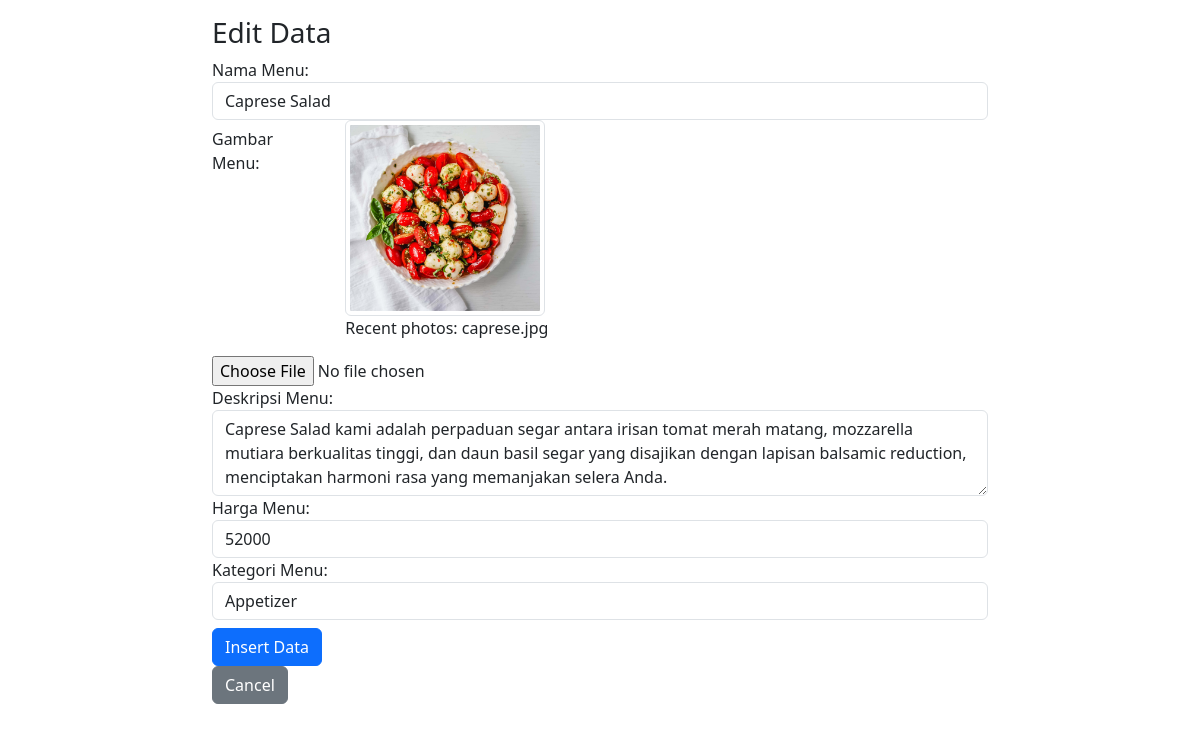
/admin/admin_edit.php?id=17 (signed in), run on the app's committed database.
### tables this page shows
CREATE TABLE `data_makanan` (
  `id_menu` int(11) NOT NULL,
  `nama_menu` varchar(100) NOT NULL,
  `gambar_menu` varchar(255) NOT NULL,
  `deskripsi_menu` text NOT NULL,
  `harga_menu` int(11) NOT NULL,
  `kategori_menu` enum('Appetizer','Beverages','Main Course','Dessert','Side Dish') NOT NULL
);

### admin/admin_edit.php (the view, shortened to what this page needs)
<?php
include('../database/connect.php');
if (isset($_GET['id'])) {
    $id = $_GET['id'];
    $sql = "SELECT * FROM data_makanan WHERE id_menu = $id";
    $result = mysqli_query($conn, $sql);
    $row = mysqli_fetch_assoc($result);
}
?>
<!DOCTYPE html>
<html lang="en">
<head>
    <link href="https://cdn.jsdelivr.net/npm/bootstrap@5.3.2/dist/css/bootstrap.min.css" rel="stylesheet">
</head>
<body>
    <div class="container mt-3 col-8">
        <h3>Edit Data</h3>
        <form action="" method="post" enctype="multipart/form-data">
            <div class="form-group">
                <label for="nama_menu">Nama Menu:</label>
                <input type="text" class="form-control" name="nama_menu" value="<?= $row['nama_menu'] ?>">
            </div>
            <div class="form-group row">
                <label for="foto_menu" class="col-sm-2 col-form-label">Gambar Menu:</label>
                <div class="col-sm-4">
                    <img src="uploads/<?= $row['gambar_menu'] ?>" class="img-thumbnail" alt="Gambar Menu" width="200">
                    <p>Recent photos: <?= $row['gambar_menu'] ?></p>
                </div>
                <input type="file" class="form-control-file" name="foto_menu">
            </div>
            <div class="form-group">
                <label for="deskripsi_menu">Deskripsi Menu:</label>
                <textarea class="form-control" name="deskripsi_menu" rows="3"><?php echo $row['deskripsi_menu'] ?></textarea>
            </div>
            <div class="form-group">
                <label for="harga_menu">Harga Menu:</label>
                <input type="number" class="form-control" name="harga_menu" value="<?= $row['harga_menu'] ?>">
            </div>
            <div class="form-group">
                <label for="kategori_menu">Kategori Menu:</label>
                <select class="form-control" name="kategori_menu">
                    <option value="Appetizer" <?= $row['kategori_menu'] === 'Appetizer' ? 'selected' : '' ?>>Appetizer</option>
                </select>
            </div>
            <button type="submit" class="btn btn-primary mt-2" name="update_button">Insert Data</button>
        </form>
        <a href="admin_dashboard.php" class="btn btn-secondary">Cancel</a>
    </div>
</body>
</html>

### data on the page
data_makanan: nama_menu "Caprese Salad", gambar_menu (picture), gambar_menu "caprese.jpg", deskripsi_menu "Caprese Salad kami adalah perpaduan segar antara irisan tomat merah matang, mozzarella mutiara berkualitas tinggi, dan daun basil segar yang disajikan dengan lapisan balsamic reduction, menciptakan harmoni rasa yang memanjakan selera Anda.", harga_menu "52000", kategori_menu "Appetizer"
